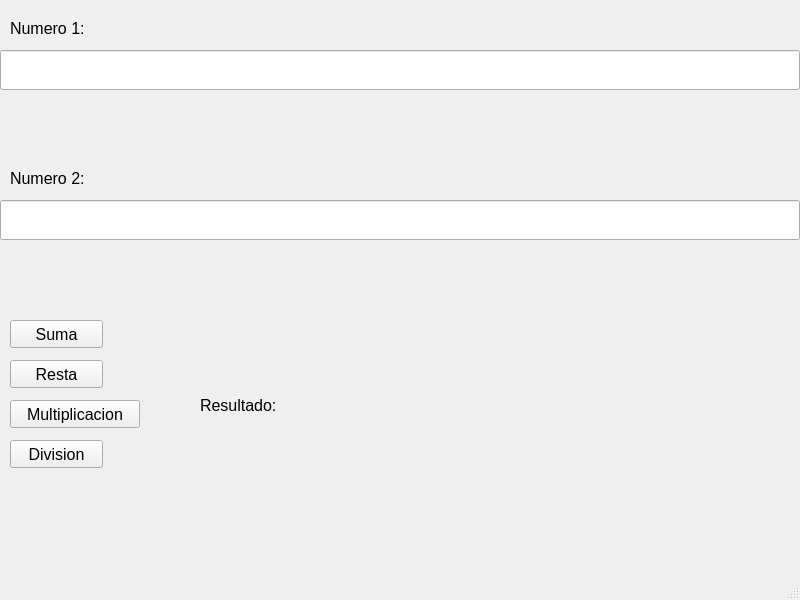
<?xml version="1.0" encoding="UTF-8"?>
<ui version="4.0">
 <class>MainWindow</class>
 <widget class="QMainWindow" name="MainWindow">
  <property name="geometry">
   <rect>
    <x>0</x>
    <y>0</y>
    <width>800</width>
    <height>600</height>
   </rect>
  </property>
  <property name="font">
   <font>
    <pointsize>12</pointsize>
   </font>
  </property>
  <property name="windowTitle">
   <string>MainWindow</string>
  </property>
  <widget class="QWidget" name="centralwidget">
   <widget class="QLineEdit" name="nm1">
    <property name="geometry">
     <rect>
      <x>0</x>
      <y>50</y>
      <width>800</width>
      <height>40</height>
     </rect>
    </property>
    <property name="inputMask">
     <string/>
    </property>
    <property name="text">
     <string/>
    </property>
    <property name="maxLength">
     <number>32767</number>
    </property>
   </widget>
   <widget class="QLineEdit" name="nm2">
    <property name="geometry">
     <rect>
      <x>0</x>
      <y>200</y>
      <width>800</width>
      <height>40</height>
     </rect>
    </property>
    <property name="inputMask">
     <string/>
    </property>
    <property name="text">
     <string/>
    </property>
    <property name="maxLength">
     <number>32767</number>
    </property>
   </widget>
   <widget class="QLabel" name="lb1">
    <property name="geometry">
     <rect>
      <x>10</x>
      <y>20</y>
      <width>110</width>
      <height>16</height>
     </rect>
    </property>
    <property name="text">
     <string>Numero 1:</string>
    </property>
   </widget>
   <widget class="QLabel" name="lb2">
    <property name="geometry">
     <rect>
      <x>10</x>
      <y>170</y>
      <width>100</width>
      <height>16</height>
     </rect>
    </property>
    <property name="text">
     <string>Numero 2:</string>
    </property>
   </widget>
   <widget class="QLabel" name="resultado">
    <property name="geometry">
     <rect>
      <x>200</x>
      <y>260</y>
      <width>490</width>
      <height>290</height>
     </rect>
    </property>
    <property name="text">
     <string>Resultado:</string>
    </property>
    <property name="wordWrap">
     <bool>true</bool>
    </property>
   </widget>
   <widget class="QPushButton" name="resta">
    <property name="geometry">
     <rect>
      <x>10</x>
      <y>360</y>
      <width>93</width>
      <height>28</height>
     </rect>
    </property>
    <property name="text">
     <string>Resta</string>
    </property>
   </widget>
   <widget class="QPushButton" name="multiplicacion">
    <property name="geometry">
     <rect>
      <x>10</x>
      <y>400</y>
      <width>130</width>
      <height>28</height>
     </rect>
    </property>
    <property name="text">
     <string>Multiplicacion</string>
    </property>
   </widget>
   <widget class="QPushButton" name="suma">
    <property name="geometry">
     <rect>
      <x>10</x>
      <y>320</y>
      <width>93</width>
      <height>28</height>
     </rect>
    </property>
    <property name="text">
     <string>Suma</string>
    </property>
   </widget>
   <widget class="QPushButton" name="division">
    <property name="geometry">
     <rect>
      <x>10</x>
      <y>440</y>
      <width>93</width>
      <height>28</height>
     </rect>
    </property>
    <property name="text">
     <string>Division</string>
    </property>
   </widget>
  </widget>
  <widget class="QMenuBar" name="menubar">
   <property name="geometry">
    <rect>
     <x>0</x>
     <y>0</y>
     <width>800</width>
     <height>34</height>
    </rect>
   </property>
  </widget>
  <widget class="QStatusBar" name="statusbar"/>
 </widget>
 <resources/>
 <connections/>
</ui>
